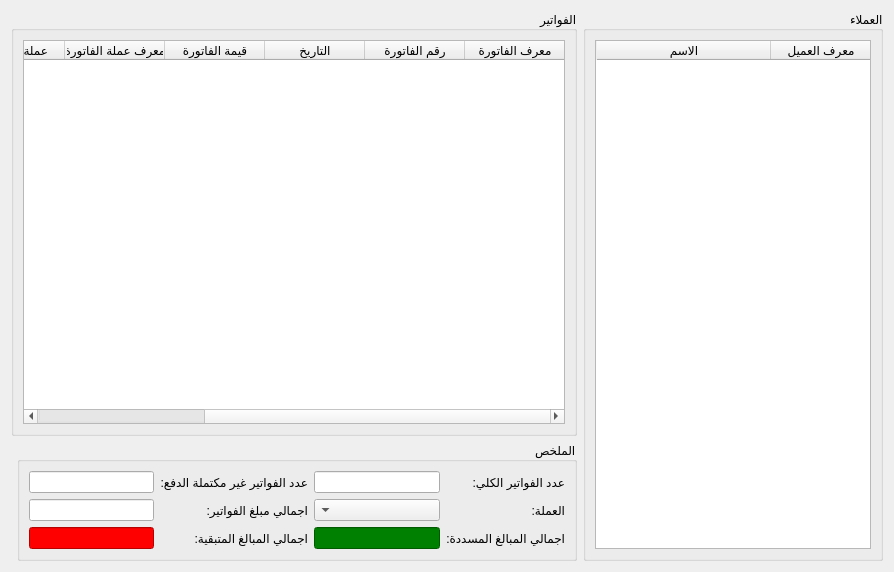
<?xml version="1.0" encoding="UTF-8"?>
<ui version="4.0">
 <class>ClientInvoices</class>
 <widget class="QDialog" name="ClientInvoices">
  <property name="windowModality">
   <enum>Qt::WindowModal</enum>
  </property>
  <property name="geometry">
   <rect>
    <x>0</x>
    <y>0</y>
    <width>894</width>
    <height>572</height>
   </rect>
  </property>
  <property name="windowTitle">
   <string>فواتير الزبائن</string>
  </property>
  <property name="layoutDirection">
   <enum>Qt::RightToLeft</enum>
  </property>
  <property name="modal">
   <bool>true</bool>
  </property>
  <layout class="QGridLayout" name="gridLayout_4">
   <item row="0" column="0" rowspan="3">
    <widget class="QGroupBox" name="groupBox">
     <property name="maximumSize">
      <size>
       <width>300</width>
       <height>16777215</height>
      </size>
     </property>
     <property name="title">
      <string>العملاء</string>
     </property>
     <layout class="QGridLayout" name="gridLayout_2">
      <item row="0" column="0">
       <widget class="QTableWidget" name="clients_table">
        <property name="editTriggers">
         <set>QAbstractItemView::NoEditTriggers</set>
        </property>
        <property name="alternatingRowColors">
         <bool>true</bool>
        </property>
        <property name="selectionMode">
         <enum>QAbstractItemView::SingleSelection</enum>
        </property>
        <property name="selectionBehavior">
         <enum>QAbstractItemView::SelectRows</enum>
        </property>
        <attribute name="horizontalHeaderVisible">
         <bool>true</bool>
        </attribute>
        <attribute name="horizontalHeaderHighlightSections">
         <bool>true</bool>
        </attribute>
        <attribute name="horizontalHeaderStretchLastSection">
         <bool>true</bool>
        </attribute>
        <attribute name="verticalHeaderVisible">
         <bool>false</bool>
        </attribute>
        <attribute name="verticalHeaderHighlightSections">
         <bool>true</bool>
        </attribute>
        <attribute name="verticalHeaderStretchLastSection">
         <bool>false</bool>
        </attribute>
        <column>
         <property name="text">
          <string>معرف العميل</string>
         </property>
        </column>
        <column>
         <property name="text">
          <string>الاسم</string>
         </property>
        </column>
       </widget>
      </item>
     </layout>
    </widget>
   </item>
   <item row="0" column="1" colspan="2">
    <widget class="QGroupBox" name="groupBox_2">
     <property name="title">
      <string>الفواتير</string>
     </property>
     <layout class="QGridLayout" name="gridLayout">
      <item row="0" column="0">
       <widget class="QTableWidget" name="invoices_table">
        <property name="editTriggers">
         <set>QAbstractItemView::NoEditTriggers</set>
        </property>
        <property name="alternatingRowColors">
         <bool>true</bool>
        </property>
        <property name="selectionMode">
         <enum>QAbstractItemView::SingleSelection</enum>
        </property>
        <property name="selectionBehavior">
         <enum>QAbstractItemView::SelectRows</enum>
        </property>
        <property name="verticalScrollMode">
         <enum>QAbstractItemView::ScrollPerPixel</enum>
        </property>
        <property name="horizontalScrollMode">
         <enum>QAbstractItemView::ScrollPerPixel</enum>
        </property>
        <attribute name="horizontalHeaderVisible">
         <bool>true</bool>
        </attribute>
        <attribute name="horizontalHeaderHighlightSections">
         <bool>true</bool>
        </attribute>
        <attribute name="horizontalHeaderStretchLastSection">
         <bool>true</bool>
        </attribute>
        <attribute name="verticalHeaderVisible">
         <bool>false</bool>
        </attribute>
        <attribute name="verticalHeaderHighlightSections">
         <bool>true</bool>
        </attribute>
        <column>
         <property name="text">
          <string>معرف الفاتورة</string>
         </property>
        </column>
        <column>
         <property name="text">
          <string>رقم الفاتورة</string>
         </property>
        </column>
        <column>
         <property name="text">
          <string>التاريخ</string>
         </property>
        </column>
        <column>
         <property name="text">
          <string>قيمة الفاتورة</string>
         </property>
        </column>
        <column>
         <property name="text">
          <string>معرف عملة الفاتورة</string>
         </property>
        </column>
        <column>
         <property name="text">
          <string>عملة الفاتورة</string>
         </property>
        </column>
        <column>
         <property name="text">
          <string>تم الدفع</string>
         </property>
        </column>
        <column>
         <property name="text">
          <string>المبلغ المتبقي</string>
         </property>
        </column>
       </widget>
      </item>
     </layout>
    </widget>
   </item>
   <item row="1" column="1" rowspan="2">
    <widget class="QGroupBox" name="groupBox_3">
     <property name="title">
      <string>الملخص</string>
     </property>
     <layout class="QGridLayout" name="gridLayout_3">
      <item row="0" column="1">
       <widget class="QLineEdit" name="invoices_count_input"/>
      </item>
      <item row="0" column="0">
       <widget class="QLabel" name="label">
        <property name="text">
         <string>عدد الفواتير الكلي:</string>
        </property>
       </widget>
      </item>
      <item row="0" column="2">
       <widget class="QLabel" name="label_2">
        <property name="text">
         <string>عدد الفواتير غير مكتملة الدفع:</string>
        </property>
       </widget>
      </item>
      <item row="0" column="3">
       <widget class="QLineEdit" name="unpaid_invoices_count"/>
      </item>
      <item row="1" column="3">
       <widget class="QLineEdit" name="total_invoices_value"/>
      </item>
      <item row="1" column="2">
       <widget class="QLabel" name="label_4">
        <property name="text">
         <string>اجمالي مبلغ الفواتير:</string>
        </property>
       </widget>
      </item>
      <item row="1" column="0">
       <widget class="QLabel" name="label_7">
        <property name="text">
         <string>العملة:</string>
        </property>
       </widget>
      </item>
      <item row="1" column="1">
       <widget class="QComboBox" name="summary_currency_combobox"/>
      </item>
      <item row="3" column="0">
       <widget class="QLabel" name="label_5">
        <property name="text">
         <string>اجمالي المبالغ المسددة:</string>
        </property>
       </widget>
      </item>
      <item row="3" column="1">
       <widget class="QLineEdit" name="total_paid_values">
        <property name="styleSheet">
         <string notr="true">background-color: green;
color: white;</string>
        </property>
       </widget>
      </item>
      <item row="3" column="2">
       <widget class="QLabel" name="label_6">
        <property name="text">
         <string>اجمالي المبالغ المتبقية:</string>
        </property>
       </widget>
      </item>
      <item row="3" column="3">
       <widget class="QLineEdit" name="total_unpaid_value">
        <property name="styleSheet">
         <string notr="true">background-color:red;
color:white;</string>
        </property>
       </widget>
      </item>
     </layout>
    </widget>
   </item>
  </layout>
 </widget>
 <resources/>
 <connections/>
</ui>
